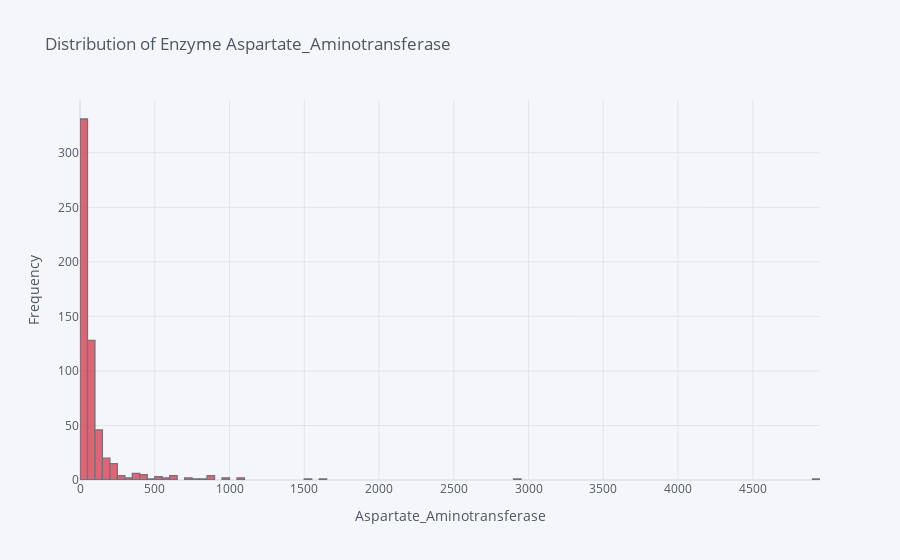

Notebook code for this chart:
### Code cell
df['Aspartate_Aminotransferase'].iplot(kind='hist', color = 'red', xTitle = 'Aspartate_Aminotransferase', yTitle = 'Frequency', title = 'Distribution of Enzyme Aspartate_Aminotransferase')

### Figure 1 — Plotly figure (JSON) as saved in the notebook; plotly's stock layout.template omitted (floating-point values rounded to 4 significant figures; data arrays with more than 128 entries replaced by an {"elided": "..."} marker saying what was removed)
{"data": [{"histfunc": "count", "histnorm": "", "marker": {"color": "rgba(219, 64, 82, 1.0)", "line": {"color": "#4D5663", "width": 1.3}}, "name": "Aspartate_Aminotransferase", "opacity": 0.8, "orientation": "v", "type": "histogram", "x": {"elided": "583 int values"}}], "layout": {"barmode": "overlay", "legend": {"bgcolor": "#F5F6F9", "font": {"color": "#4D5663"}}, "paper_bgcolor": "#F5F6F9", "plot_bgcolor": "#F5F6F9", "title": {"font": {"color": "#4D5663"}, "text": "Distribution of Enzyme Aspartate_Aminotransferase"}, "xaxis": {"gridcolor": "#E1E5ED", "showgrid": true, "tickfont": {"color": "#4D5663"}, "title": {"font": {"color": "#4D5663"}, "text": "Aspartate_Aminotransferase"}, "zerolinecolor": "#E1E5ED"}, "yaxis": {"gridcolor": "#E1E5ED", "showgrid": true, "tickfont": {"color": "#4D5663"}, "title": {"font": {"color": "#4D5663"}, "text": "Frequency"}, "zerolinecolor": "#E1E5ED"}}}
